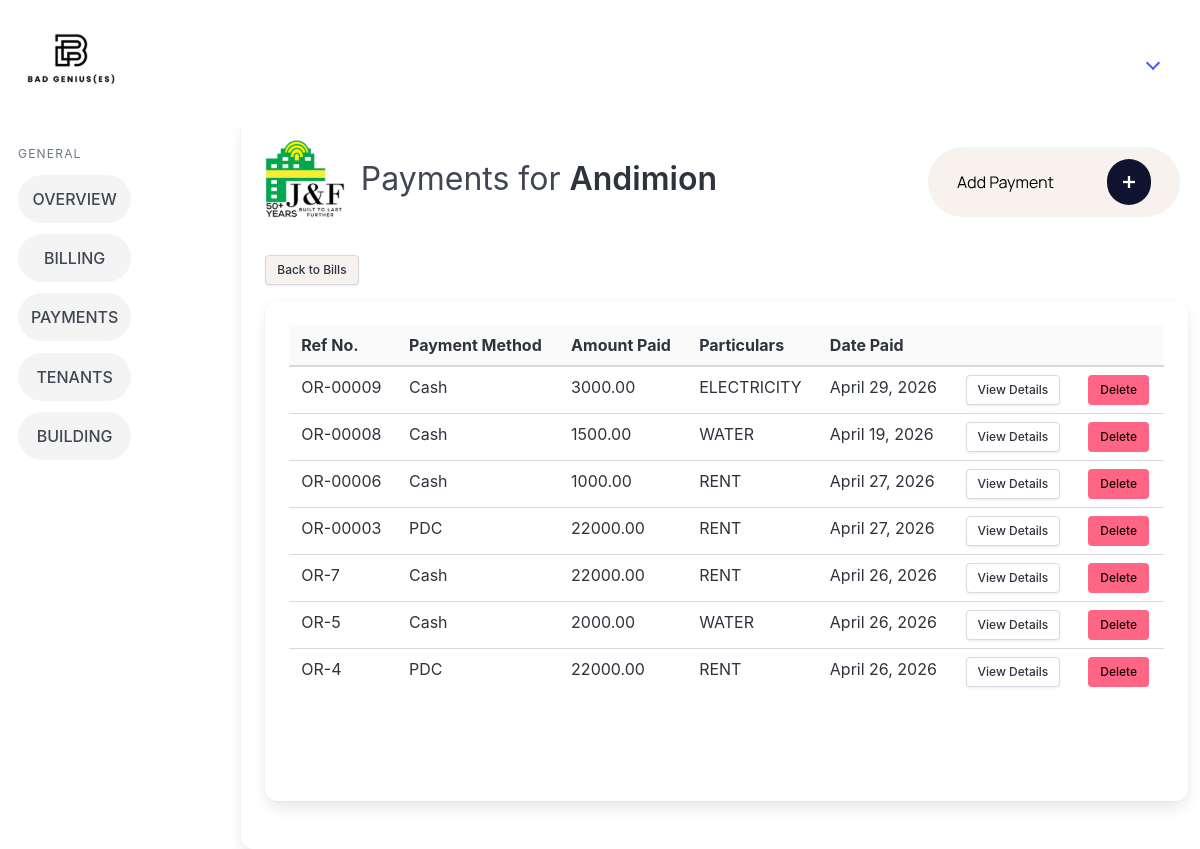
/view_payments/2/, run on an earlier commit of the app's database.
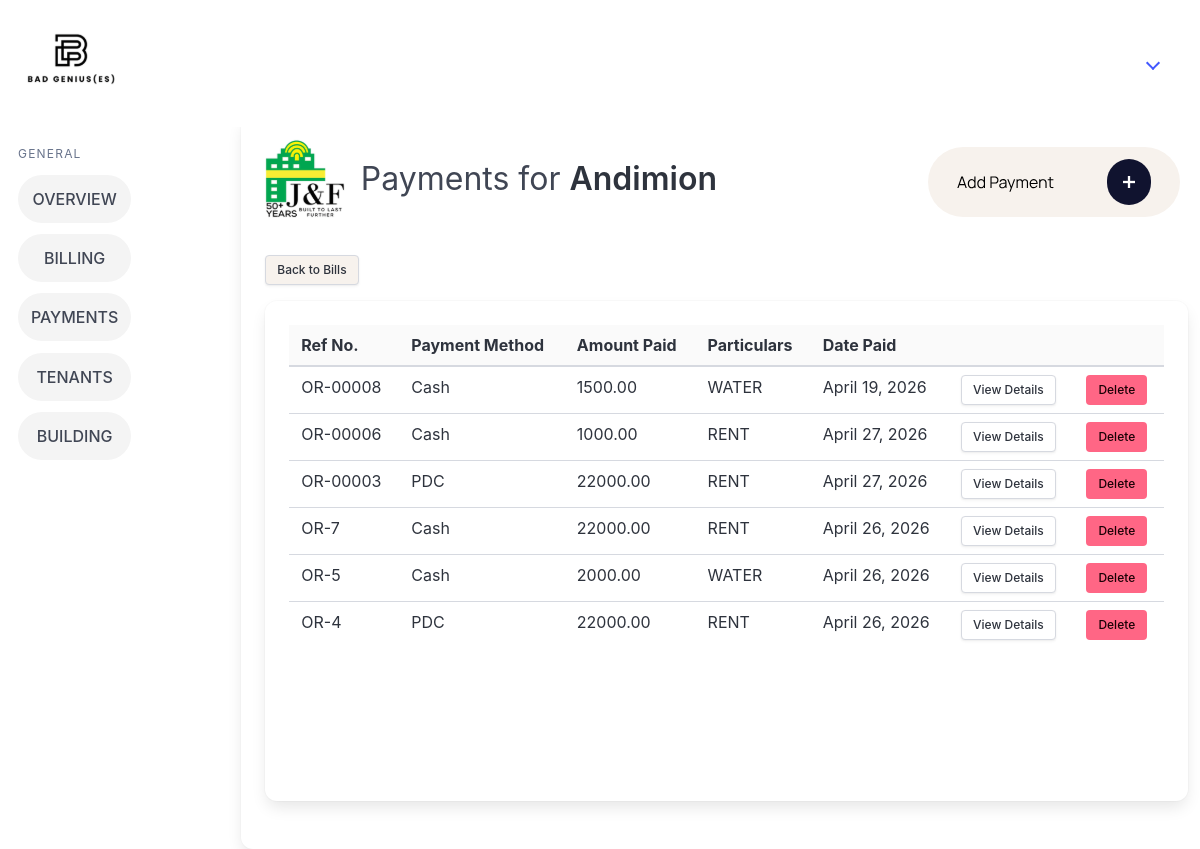
And on a later commit of the database.
### billingApp/models.py (models this page shows, shortened)
class Payment(models.Model):
    paymentMethodChoices = [
        ('CASH', 'Cash'),
        ('BANK_TRANSFER', 'Bank Transfer'),
        ('PDC', 'PDC'),]
    billingID = models.ForeignKey(BillingRecord, on_delete=models.CASCADE)
    tenantID = models.ForeignKey(Tenant, on_delete=models.CASCADE)
    modified_by = models.ForeignKey("Account", on_delete=models.SET_NULL, null=True, blank=True, related_name="+")
    modified_at = models.DateTimeField(auto_now=True, null=True, blank=True)
    datePaid = models.DateField()
    referenceNumber = models.CharField(max_length=50)
    verificationStatus = models.BooleanField(default=False)
    amountPaid = models.DecimalField(max_digits=12, decimal_places=2)
    subAccountName = models.CharField(max_length=50, null=True, blank=True)
    proofOfPayment = models.FileField(upload_to='proof_of_payment/', null=True, blank=True)
    paymentMethod = models.CharField(max_length=20, choices=paymentMethodChoices, null=True, blank=True)

### billingApp/views.py (the view)
# urls.py: path('view_payments/<int:pk>/', views.view_payments, name='view_payments'),
def view_payments(request, pk):
    tenant = get_object_or_404(Tenant, pk=pk)
    payments = Payment.objects.filter(tenantID=tenant).order_by("-id")
    for payment in payments:
        bill = BillingRecord.objects.filter(id=payment.billingID_id).first()
        payment.billingFor = bill.billingFor if bill else "N/A"
        payment.subAccountName = bill.billingFor if bill else "N/A"
    if not (tenant.companyName or "").strip():
        tenant.companyName_display = tenant.contactPerson
    else:
        tenant.companyName_display = tenant.companyName
    return render(request, 'billingApp/view_payments.html', {"tenant": tenant, "payments": payments})

### billingApp/templates/billingApp/view_payments.html (shortened to what this page needs)
{% extends 'billingApp/base.html' %} {% load static %} {% block logo %}
<div class="card card1">
  <div class="card-content">
    <div class="columns is-4">
      <div class="column is-1">
      </div>
      <div class="column">
        <h1 class="is-size-3 pt-4 pl-4">
          Payments for
          <strong>{{ tenant.companyName_display }}</strong>
        </h1>
      </div>
      {% endblock %} {% block content %}
      <a href="{% url 'add_payment' pk=tenant.id %}" class="p-5">
      </a>
    </div>
    <div class="is-right pb-4">
      <a href="{% url 'view_bills' pk=tenant.id %}" class="button is-small is-right" style="background-color: #f7f2ed">
        Back to Bills
      </a>
    </div>
    <div class="card card3">
      <div class="card-content">
        <table class="table is-fullwidth">
          <thead>
            <tr>
              <th>Ref No.</th>
              <th>Payment Method</th>
              <th>Amount Paid</th>
              <th>Particulars</th>
              <th>Date Paid</th>
              <th></th>
              <th></th>
            </tr>
          </thead>
          <tbody>
            {% for payment in payments %}
            <tr>
              <td>{{ payment.referenceNumber }}</td>
              <td>{{ payment.get_paymentMethod_display }}</td>
              <td>{{ payment.amountPaid }}</td>
              <td>{{ payment.subAccountName }}</td>
              <td>{{ payment.datePaid }}</td>
              <td>
                <a href="{% url 'payment_details' pk=payment.pk %}" class="button is-small">View Details</a>
              </td>
              <td>
                <a href="{% url 'delete_payment' pk=payment.pk %}" class="button is-small is-danger">Delete</a>
              </td>
            </tr>
            {% endfor %}
          </tbody>
        </table>
      </div>
    </div>
       {% endblock %}

What changed in the data, as far as the page shows it:
removed Payment: referenceNumber "OR-00009", paymentMethod "Cash", amountPaid "3000.00", subAccountName "ELECTRICITY", datePaid "April 29, 2026"
